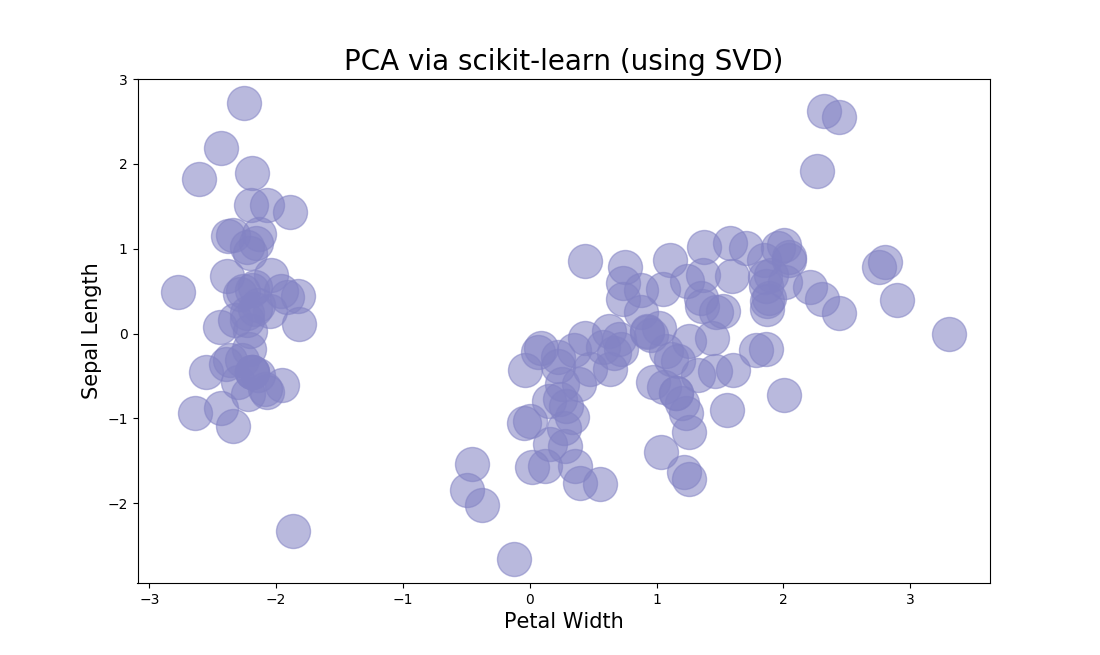

Write Python code to recreate this figure.
from sklearn.datasets import load_iris
from sklearn.preprocessing import StandardScaler
import matplotlib.pyplot as plt
from sklearn.decomposition import PCA

data = load_iris()
X = data.data
X[:, 0] /= 2.54
X[:, 1] /= 100

def scikit_pca(X):
    X_std = StandardScaler().fit_transform(X)
    sklearn_pca = PCA(n_components=2)
    X_transf = sklearn_pca.fit_transform(X_std)
    plt.figure(figsize=(11,11))
    plt.scatter(X_transf[:,0], X_transf[:,1], s=600, color='#8383c4', alpha=0.56)
    plt.title('PCA via scikit-learn (using SVD)', fontsize=20)
    plt.xlabel('Petal Width', fontsize=15)
    plt.ylabel('Sepal Length', fontsize=15)
    plt.show()

scikit_pca(X)
